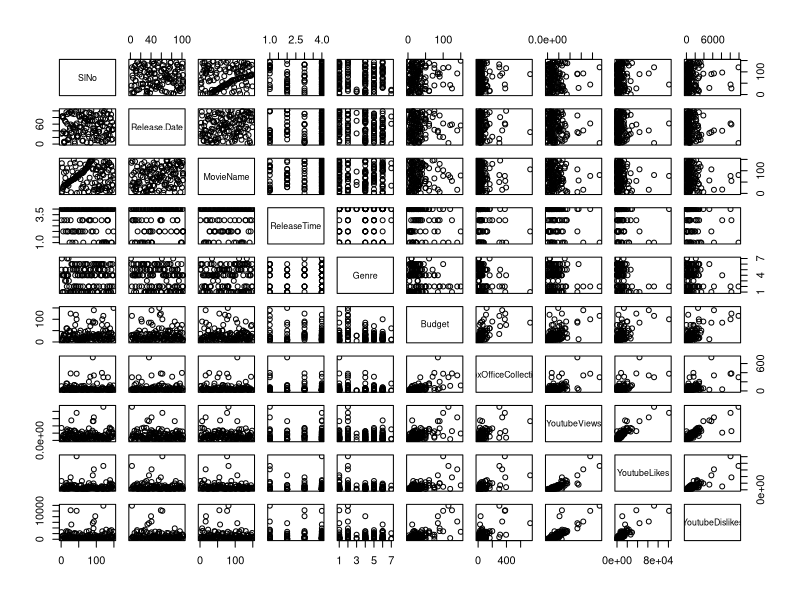

The R script that drew this image: (Note: this script raises an error after producing the figure.)
# practice code 2 :Data visualization 

### content of code #### 
#1. plotting Histogram
#2. plotting pie chart
#3. plotting bar graph
#4. plotting scattor plot 


# Clear R workspace####
rm(list = ls() ) 

## import data and EDA ####
df=read.csv("bollywood.csv")
head(df)
summary(df)
plot(df)
View(df)
dim(df)

###1. plotting Histogram####
hist(df$BoxOfficeCollection ,
     main="box office collection",
     xlab="In crore.",
     col="skyblue")
####2. plotting pie chart####
count<-table(df$Genre)
View(count )
pie(count, col=rainbow(7),radius=1)
###3. plotting bar graph####
sliced_movies<-df[1:20 ,]
  #View(sliced_movies)
barplot(sliced_movies$YoutubeViews , col="green")
##4. plotting scattor plot####
plot(x=df$BoxOfficeCollection,y=df$Budget,
     col="orange",
     type="p",
     xlim=c(0,300))

